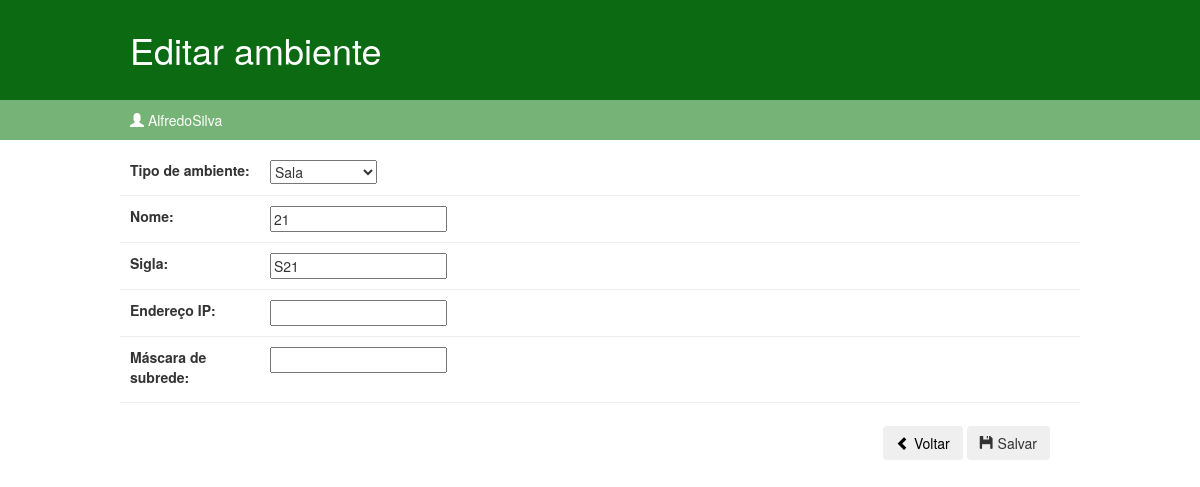
Page /edit/S21/edit_ambient.html (signed in) on the committed database.
### ifaccapp/models.py (models this page shows, shortened)
class Ambient(models.Model):
    COORDENACAO = "Coordenação"
    SALA = "Sala"
    LABORATORIO = "Laboratório"
    TYPE_CHOICES = (
        (COORDENACAO, 'Coordenação'),
        (SALA, 'Sala'),
        (LABORATORIO, 'Laboratório'),
    )
    type = models.TextField(null=True, max_length=50, choices=TYPE_CHOICES, verbose_name="Tipo de ambiente")
    name = models.CharField(null=True, max_length=100, verbose_name="Nome")
    ID = models.CharField(primary_key=True, max_length=50)
    IP = models.CharField(null=True, max_length=15, verbose_name="IP")
    mask = models.CharField(null=True, max_length=15, verbose_name="Máscara")

### ifaccapp/views.py (the view)
# urls.py: path('edit/<str:pk>/edit_ambient.html', views.edit_ambient, name='edit_ambient'),
@login_required(redirect_field_name = None, login_url='/login.html')
def edit_ambient(request, pk):
    ambient = get_object_or_404(Ambient, pk=pk)
    if request.method == "POST":
        edit_ambient = AmbientForm(request.POST, instance=ambient)
        if edit_ambient.is_valid():
            ambient = edit_ambient.save()
            ambient.save()
            return redirect('ambients')
    else:
        edit_ambient = AmbientForm(instance=ambient)
    return render(request, 'ifaccapp/edit/edit_ambient.html', {'edit_ambient': edit_ambient})

### ifaccapp/forms.py
class AmbientForm(forms.ModelForm):
    class Meta:
        model = Ambient
        fields = ('type', 'name', 'ID', 'IP', 'mask')

### ifaccapp/templates/ifaccapp/edit/edit_ambient.html (shortened to what this page needs)
<!DOCTYPE html>
{% load static %}
<html lang="pt-br">
    <head>
        <link rel="stylesheet" href="https://maxcdn.bootstrapcdn.com/bootstrap/3.2.0/css/bootstrap.min.css">
        <link rel="stylesheet" href="https://maxcdn.bootstrapcdn.com/bootstrap/3.2.0/css/bootstrap-theme.min.css">
        <link rel="stylesheet" href="{% static 'css/ifaccapp.css' %}">
    </head>
    <body>
        <div class="page-header" style="border: none">
            <div class="linha">
                <header>
                    <div class="coluna col12">
                        <h1 class="logo">Editar ambiente</h1>
                    </div>
                </header>
            </div>
        </div>
        <div style="background-color: #76B376">
            <div class="linha" style="padding: 0 0 0 0">
                <header>
                    <div class="coluna col12" style="color: #FFF; font-size: 14px; text-align: left; padding: 10px 10px">
                        <span class="glyphicon glyphicon-user"></span> {{ request.user.username }}
                    </div>
                </header>
            </div>
        </div>
        <div>
            <form method="POST" class="edit_ambient_form">{% csrf_token %}
                <div class="linha" style="padding: 20px 0 10px 0; border-bottom: 1px solid #eee">
                    <div class="coluna col2">
                        <label>Tipo de ambiente:</label>
                    </div>
                    <div class="coluna col10">
                        {{ edit_ambient.type }}
                    </div>
                </div>
                <div class="linha" style="padding: 10px 0 10px 0; border-bottom: 1px solid #eee">
                    <div class="coluna col2">
                        <label>Nome:</label>
                    </div>
                    <div class="coluna col10">
                        {{ edit_ambient.name }}
                    </div>
                </div>
                <div class="linha" style="padding: 10px 0 10px 0; border-bottom: 1px solid #eee">
                    <div class="coluna col2">
                        <label>Sigla:</label>
                    </div>
                    <div class="coluna col10">
                        {{ edit_ambient.ID }}
                    </div>
                </div>
                <div class="linha" style="padding: 10px 0 10px 0; border-bottom: 1px solid #eee">
                    <div class="coluna col2">
                        <label>Endereço IP:</label>
                    </div>
                    <div class="coluna col10">
                        {{ edit_ambient.IP }}
                    </div>
                </div>
                <div class="linha" style="padding: 10px 0 10px 0; border-bottom: 1px solid #eee">
                    <div class="coluna col2">
                        <label>Máscara de subrede:</label>
                    </div>
                    <div class="coluna col10">
                        {{ edit_ambient.mask }}
                    </div>
                </div>
                <div class="linha-bottom-menu">
                    <header>
                        <ul class="menu bottom-inline sem-marcador">
                            <li>
                                <a href="{% url 'ambients' %}"><button type="button" class="btn"><span class="glyphicon glyphicon-chevron-left"></span> Voltar</button></a>
                                <button type="submit" class="save btn"><span class="glyphicon glyphicon-floppy-disk"></span> Salvar</button>
                            </li>
                        </ul>
                    </header>
                </div>
            </form>
        </div>
    </body>
</html>

### ifaccapp/static/css/ifaccapp.css (style rules this page uses)
body { margin: 0; }
.page-header { background-color: #0C6B12; color: #FFFFFF; margin-top: 0; margin-bottom: 0; padding: 10px 20px 10px 20px; }
a { color: #000000; }
.linha { width: 960px; margin: 0 auto; overflow: auto; padding: 0 0 10px 0; }
.linha-bottom-menu { width: 960px; margin: auto; overflow: auto; }
.coluna { padding: 0 10px; float: left; }
.col2 { width: 140px; }
.col10 { width: 780px; }
.col12 { width: 940px; }
ul.bottom-inline li { display: inline; margin-right: 15px; }
ul.bottom-inline li:last-child { margin-left: 0; margin-right: 30px; }
ul.sem-marcador { list-style: none; }
.menu { text-transform: uppercase; text-align: right; margin-top: 23px; }

### rows in the picture
Ambient: type "Sala", name "21", ID "S21"

### other values in the picture
{{ request.user.username }} "AlfredoSilva"
